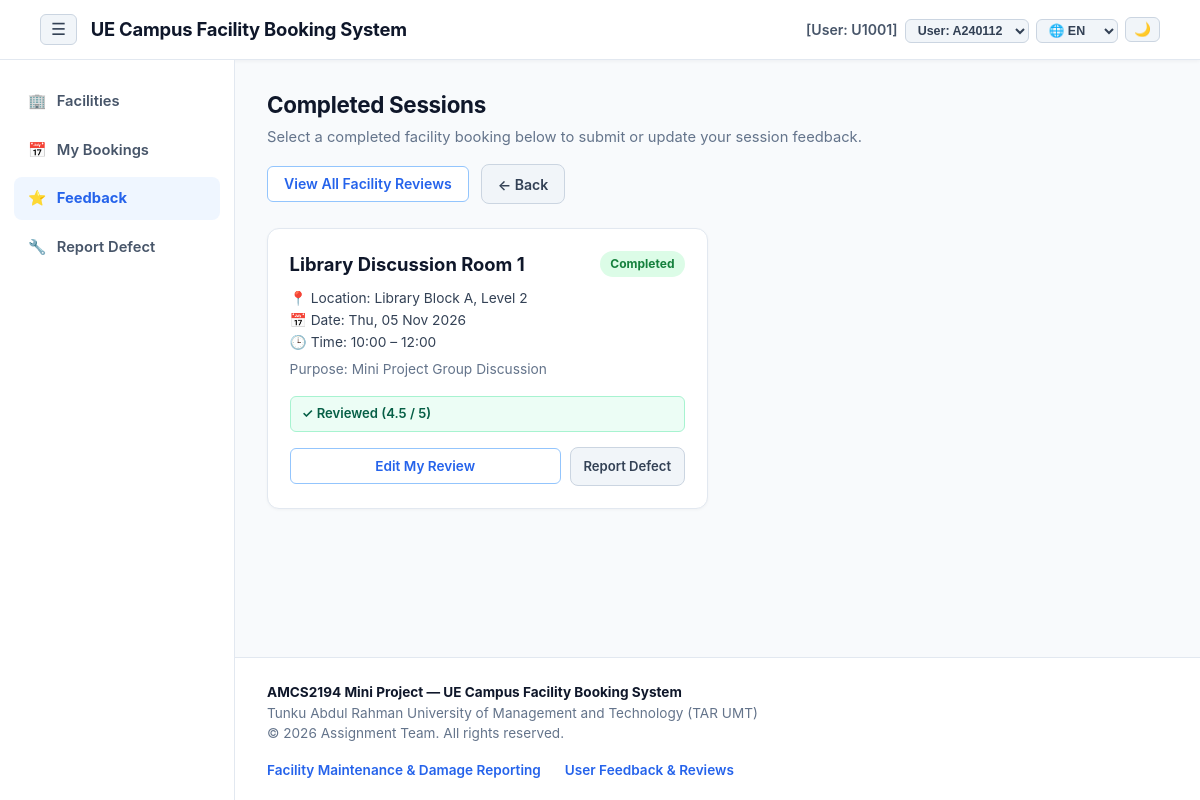
The app's page /modules/feedback/completed.php with its own data.
### tables this page shows
CREATE TABLE `user` (
  `UserID` varchar(10) NOT NULL,
  `FullName` varchar(100) NOT NULL,
  `CampusEmail` varchar(100) NOT NULL,
  `PhoneNo` varchar(15) NOT NULL,
  `UserRole` enum('Student','Staff','Admin','Technician') NOT NULL,
  `AccountStatus` enum('Active','Suspended','Inactive') DEFAULT 'Active',
  `BookingBanUntil` datetime DEFAULT NULL,
  `StrikeResetAt` datetime DEFAULT NULL,
  `PasswordHash` varchar(255) NOT NULL
);

CREATE TABLE `booking` (
  `BookingID` varchar(10) NOT NULL,
  `UserID` varchar(10) NOT NULL,
  `FacilityID` varchar(10) NOT NULL,
  `BookingDate` date NOT NULL,
  `StartTime` time NOT NULL,
  `EndTime` time NOT NULL,
  `Purpose` varchar(200) NOT NULL,
  `BookingStatus` enum('Confirmed','Checked-In','Cancelled','No-Show','Completed') DEFAULT 'Confirmed'
);

CREATE TABLE `facility` (
  `FacilityID` varchar(10) NOT NULL,
  `FacilityName` varchar(100) NOT NULL,
  `Category` enum('Sports','Academic') NOT NULL,
  `LocationBlock` varchar(50) NOT NULL,
  `Capacity` int(11) NOT NULL,
  `AvailabilityStatus` enum('Available','Under Maintenance','Closed') DEFAULT 'Available'
);

CREATE TABLE `feedback` (
  `FeedbackID` varchar(10) NOT NULL,
  `BookingID` varchar(10) NOT NULL,
  `CleanlinessRating` decimal(2,1) NOT NULL CHECK (`CleanlinessRating` between 1.0 and 5.0),
  `ConditionRating` decimal(2,1) NOT NULL CHECK (`ConditionRating` between 1.0 and 5.0),
  `OverallScore` decimal(2,1) NOT NULL,
  `UserComments` text DEFAULT NULL,
  `AdminRemarks` varchar(300) DEFAULT NULL,
  `SubmissionDate` datetime DEFAULT current_timestamp()
);

### includes/i18n.php (called while the page is built, shortened)
<?php
class I18n {
    private static ?string $currentLang = null;
    public static function getLang(): string {
        if (self::$currentLang !== null) {
            return self::$currentLang;
        }
        $detected = self::detectBrowserLanguage();
        self::$currentLang = $detected;
        return $detected;
    }
    private static function detectBrowserLanguage(): string {
        $header = strtolower($_SERVER['HTTP_ACCEPT_LANGUAGE'] ?? '');
        $parts = explode(',', $header);
        foreach ($parts as $part) {
            $code = trim(explode(';', $part)[0]);
            if (str_starts_with($code, 'en')) {
                return 'en';
            }
        }
        return 'en';
    }
    public static function get(string $key): string {
        $lang = self::getLang();
        return self::$translations[$lang][$key] ?? self::$translations['en'][$key] ?? $key;
    }
}
function t(string $key): string {
    return I18n::get($key);
}

### includes/auth.php (called while the page is built, shortened)
<?php
require_once __DIR__ . '/db.php';
class AuthService {
    public static function setActiveUser(string $userId): bool {
        $db = getDB();
        $stmt = $db->prepare('SELECT UserID, FullName, CampusEmail, PhoneNo, UserRole, AccountStatus FROM user WHERE UserID = ?');
        $stmt->execute([$userId]);
        $user = $stmt->fetch();
        if ($user) {
            return true;
        }
        return false;
    }
    public static function getCurrentUser(): array {
        if (!isset($_SESSION['user'])) {
            if (!self::setActiveUser('A240112')) {
                self::setActiveUser('U1001');
            }
        }
        return $_SESSION['user'];
    }
    public static function isAdmin(): bool {
        $user = self::getCurrentUser();
        return ($user['UserRole'] ?? '') === 'Admin';
    }
}

### includes/db.php (called while the page is built, shortened)
<?php
class Database {
    private static ?PDO $instance = null;
    public static function getConnection(): PDO {
        if (self::$instance === null) {
            $dsn = sprintf(
                'mysql:host=%s;port=%s;dbname=%s;charset=%s',
                self::DB_HOST,
                self::DB_PORT,
                self::DB_NAME,
                self::DB_CHARSET
            );
            $options = [
                PDO::ATTR_ERRMODE            => PDO::ERRMODE_EXCEPTION,
                PDO::ATTR_DEFAULT_FETCH_MODE => PDO::FETCH_ASSOC,
                PDO::ATTR_EMULATE_PREPARES   => false,
            ];
            try {
                self::$instance = new PDO($dsn, self::DB_USER, self::DB_PASS, $options);
            } catch (PDOException $e) {
                error_log('Database Connection Error: ' . $e->getMessage());
                die('Database connection failed. Please ensure the MariaDB service in XAMPP is running.');
            }
        }
        return self::$instance;
    }
}
function getDB(): PDO {
    return Database::getConnection();
}

### services/FeedbackService.php (called while the page is built, shortened)
<?php
require_once __DIR__ . '/../includes/db.php';
class FeedbackService {
    private PDO $db;
    public function __construct() {
        $this->db = getDB();
    }
    public function getCompletedBookingsWithFeedbackStatus(?string $userId = null): array {
        $sql = "SELECT b.*, f.FacilityName, f.LocationBlock, f.Category AS FacilityCategory,
                       fb.FeedbackID, fb.OverallScore
                FROM booking b
                JOIN facility f ON b.FacilityID = f.FacilityID
                LEFT JOIN feedback fb ON b.BookingID = fb.BookingID
                WHERE b.BookingStatus = 'Completed'";
        $params = [];
        if ($userId !== null) {
            $sql .= " AND b.UserID = ?";
            $params[] = $userId;
        }
        $sql .= " ORDER BY b.BookingDate DESC, b.EndTime DESC";
        $stmt = $this->db->prepare($sql);
        $stmt->execute($params);
        return $stmt->fetchAll();
    }
}

### modules/feedback/completed.php (the view, shortened to what this page needs)
<?php
require_once __DIR__ . '/../../includes/auth.php';
require_once __DIR__ . '/../../services/FeedbackService.php';
$activeNav = 'feedback';
$service     = new FeedbackService();
$currentUser = AuthService::getCurrentUser();
$isAdmin     = AuthService::isAdmin();
$completedBookings = $service->getCompletedBookingsWithFeedbackStatus(
    $isAdmin ? null : $currentUser['UserID']
);
require_once __DIR__ . '/../../includes/header.php';
?>
<div class="page-header-row">
    <div>
        <h1 class="page-title"><?= htmlspecialchars(t('comp_title')) ?></h1>
        <p class="page-subtitle"><?= htmlspecialchars(t('comp_sub')) ?></p>
    </div>
    <div style="display: flex; gap: 0.75rem; align-items: center;">
        <a href="index.php" class="btn btn-outline-blue" style="padding: 0.55rem 1rem; font-size: 0.88rem;">
            <?= htmlspecialchars(t('btn_view_all_reviews')) ?>
        </a>
        <a href="../../index.php" onclick="if (window.history.length > 1) { window.history.back(); return false; }" class="btn btn-cancel" style="padding: 0.55rem 1rem; font-size: 0.88rem;">
            <?= htmlspecialchars(t('btn_back')) ?>
        </a>
    </div>
</div>
<?php if (empty($completedBookings)): ?>
    <div class="ui-card" style="text-align: center; padding: 3rem 1.5rem; color: var(--text-muted);">
        <p style="font-size: 1.05rem; margin-bottom: 1rem;"><?= htmlspecialchars(t('comp_empty')) ?></p>
        <a href="../../index.php" class="btn btn-primary-blue"><?= htmlspecialchars(t('comp_browse')) ?></a>
    </div>
<?php else: ?>
    <div style="display: grid; grid-template-columns: repeat(auto-fill, minmax(320px, 1fr)); gap: 1.25rem;">
        <?php foreach ($completedBookings as $b): ?>
            <?php
                $hasReview = !empty($b['FeedbackID']);
                $scoreLabel = $hasReview ? rtrim(rtrim(number_format((float)$b['OverallScore'], 2, '.', ''), '0'), '.') : null;
            ?>
            <div class="ui-card" style="padding: 1.35rem; margin-bottom: 0; display: flex; flex-direction: column; justify-content: space-between; border-radius: 12px;">
                <div>
                    <div style="display: flex; justify-content: space-between; align-items: flex-start; margin-bottom: 0.5rem;">
                        <div>
                            <div style="font-size: 1.15rem; font-weight: 700; color: var(--text-heading);">
                                <?= htmlspecialchars($b['FacilityName']) ?>
                            </div>
                        </div>
                        <span class="pill-badge pill-resolved"><?= htmlspecialchars(t('status_completed')) ?></span>
                    </div>
                    <div style="font-size: 0.86rem; color: var(--text-body); margin-bottom: 1rem; line-height: 1.6;">
                        <div>&#128205; <?= htmlspecialchars(t('lbl_location')) ?> <?= htmlspecialchars($b['LocationBlock']) ?></div>
                        <div>&#128197; <?= htmlspecialchars(t('lbl_date')) ?> <?= htmlspecialchars(date('D, d M Y', strtotime($b['BookingDate']))) ?></div>
                        <div>&#128338; <?= htmlspecialchars(t('lbl_time')) ?> <?= htmlspecialchars(substr($b['StartTime'], 0, 5)) ?> &ndash; <?= htmlspecialchars(substr($b['EndTime'], 0, 5)) ?></div>
                        <div style="color: var(--text-muted); margin-top: 0.35rem;"><?= htmlspecialchars(t('lbl_purpose')) ?> <?= htmlspecialchars($b['Purpose']) ?></div>
                    </div>
                    <?php if ($hasReview): ?>
                        <div style="background: #ecfdf5; border: 1px solid #a7f3d0; color: #065f46; border-radius: 6px; padding: 0.45rem 0.7rem; font-size: 0.82rem; font-weight: 600; margin-bottom: 0.9rem;">
                            &#10003; <?= htmlspecialchars(t('comp_reviewed')) ?> (<?= htmlspecialchars($scoreLabel) ?> / 5)
                        </div>
                    <?php endif; ?>
                </div>
                <div style="display: flex; gap: 0.55rem; align-items: center;">
                    <?php if ($hasReview): ?>
                        <a href="edit.php?id=<?= urlencode($b['FeedbackID']) ?>&amp;return_to=completed" class="btn btn-outline-blue" style="flex: 1; padding: 0.55rem; font-size: 0.85rem;">
                            <?= htmlspecialchars(t('btn_edit_my_review')) ?>
                        </a>
                    <?php else: ?>
                        <a href="submit.php?booking_id=<?= urlencode($b['BookingID']) ?>" class="btn btn-primary-blue" style="flex: 1; padding: 0.55rem; font-size: 0.85rem;">
                            &#9997; <?= htmlspecialchars(t('btn_rate_review')) ?>
                        </a>
                    <?php endif; ?>
                    <a href="../maintenance/report.php?facility_id=<?= urlencode($b['FacilityID']) ?>" class="btn btn-cancel" style="padding: 0.55rem 0.8rem; font-size: 0.82rem;">
                        <?= htmlspecialchars(t('btn_report_short')) ?>
                    </a>
                </div>
            </div>
        <?php endforeach; ?>
    </div>
<?php endif; ?>
<?php require_once __DIR__ . '/../../includes/footer.php'; ?>

### includes/header.php (shortened to what this page needs)
<?php
require_once __DIR__ . '/auth.php';
require_once __DIR__ . '/i18n.php';
$currentLang = I18n::getLang();
$currentUser = AuthService::getCurrentUser();
$scriptName = $_SERVER['SCRIPT_NAME'] ?? '';
$pos = strpos($scriptName, '/UE-Campus-Facility-System');
if ($pos !== false) {
    $baseUrl = '/UE-Campus-Facility-System/';
} else {
    $baseUrl = '/';
}
$isAdmin      = ($currentUser['UserRole'] ?? '') === 'Admin';
$isTechnician = ($currentUser['UserRole'] ?? '') === 'Technician';
?>
<!DOCTYPE html>
<html lang="en">
<head>
    <link rel="stylesheet" href="<?= $baseUrl ?>assets/css/style.css">
</head>
<body>
<header class="navbar-top">
    <div class="nav-container" style="max-width: 100%; padding: 0;">
        <div style="display: flex; align-items: center; gap: 0.85rem;">
            <button type="button" id="sidebarToggleBtn" onclick="toggleUeSidebar()" class="theme-toggle-btn" title="<?= htmlspecialchars(t('sidebar_toggle')) ?>" style="font-size: 1.05rem; padding: 4px 10px;">
                &#9776;
            </button>
            <a href="<?= $isTechnician ? $baseUrl . 'modules/maintenance/index.php' : $baseUrl . 'index.php' ?>" class="brand-title">
                <?= htmlspecialchars(t('brand_title')) ?>
            </a>
        </div>
        <div style="display: flex; align-items: center; gap: 0.45rem; flex-wrap: wrap;">
            <span class="user-badge-text">
                <?php
                    $rolePrefix = $isAdmin ? 'Admin' : ($isTechnician ? 'Tech' : 'User');
                    echo '[' . $rolePrefix . ': ' . htmlspecialchars($currentUser['UserID']) . ']';
                ?>
            </span>
            <form method="GET" style="margin: 0; display: inline;">
                <select name="switch_user" onchange="this.form.submit()" class="nav-select-compact" title="Toggle persona for testing">
                    <option value="A240112" <?= $currentUser['UserID'] === 'A240112' ? 'selected' : '' ?>>User: A240112</option>
                </select>
            </form>
            <form method="GET" style="margin: 0; display: inline;">
                <select name="lang" onchange="this.form.submit()" class="nav-select-compact" title="<?= htmlspecialchars(t('lang_label')) ?>">
                    <option value="en" <?= $currentLang === 'en' ? 'selected' : '' ?>>🌐 EN</option>
                </select>
            </form>
            <button type="button" id="themeToggleBtn" onclick="toggleUeTheme()" class="theme-toggle-btn" title="<?= htmlspecialchars(t('theme_toggle')) ?>">
            </button>
        </div>
    </div>
</header>
<div class="app-shell">
    <aside id="appSidebar" class="app-sidebar">
        <nav class="sidebar-nav">
            <?php if ($isTechnician): ?>
                <a href="<?= $baseUrl ?>modules/maintenance/index.php" class="sidebar-link <?= $activeNav === 'maintenance' ? 'active' : '' ?>">
                    <span>&#128295;</span> <?= htmlspecialchars(t('nav_maintenance')) ?>
                </a>
            <?php else: ?>
                <a href="<?= $baseUrl ?>index.php" class="sidebar-link <?= $activeNav === 'facilities' ? 'active' : '' ?>">
                    <span>&#127970;</span> <?= htmlspecialchars(t('nav_facilities')) ?>
                </a>
                <a href="<?= $baseUrl ?>my_bookings.php" class="sidebar-link <?= $activeNav === 'bookings' ? 'active' : '' ?>">
                    <span>&#128197;</span> <?= htmlspecialchars(t('nav_my_bookings')) ?>
                </a>
                <a href="<?= $baseUrl ?>modules/feedback/index.php" class="sidebar-link <?= $activeNav === 'feedback' ? 'active' : '' ?>">
                    <span>&#11088;</span> <?= htmlspecialchars(t('nav_feedback')) ?>
                </a>
                <a href="<?= $baseUrl ?>modules/maintenance/report.php" class="sidebar-link <?= $activeNav === 'report_defect' ? 'active' : '' ?>">
                    <span>&#128295;</span> <?= htmlspecialchars(t('nav_report_defect')) ?>
                </a>
            <?php endif; ?>
        </nav>
    </aside>
    <div class="app-content">
        <main class="main-wrapper">

### records on screen
user: UserRole "User", UserID "U1001"
booking: FacilityID.FacilityName "Library Discussion Room 1", FacilityID.LocationBlock "Library Block A, Level 2", BookingDate "Thu, 05 Nov 2026", StartTime "10:00", EndTime "12:00", Purpose "Mini Project Group Discussion", feedback.OverallScore "4.5"

### other values on screen
t('brand_title') "UE Campus Facility Booking System"
t('nav_facilities') "Facilities"
t('nav_my_bookings') "My Bookings"
t('nav_feedback') "Feedback"
t('nav_report_defect') "Report Defect"
t('comp_title') "Completed Sessions"
t('comp_sub') "Select a completed facility booking below to submit or update your session feedback."
t('btn_view_all_reviews') "View All Facility Reviews"
t('btn_back') "← Back"
t('footer_maint') "Facility Maintenance & Damage Reporting"
t('footer_fb') "User Feedback & Reviews"
